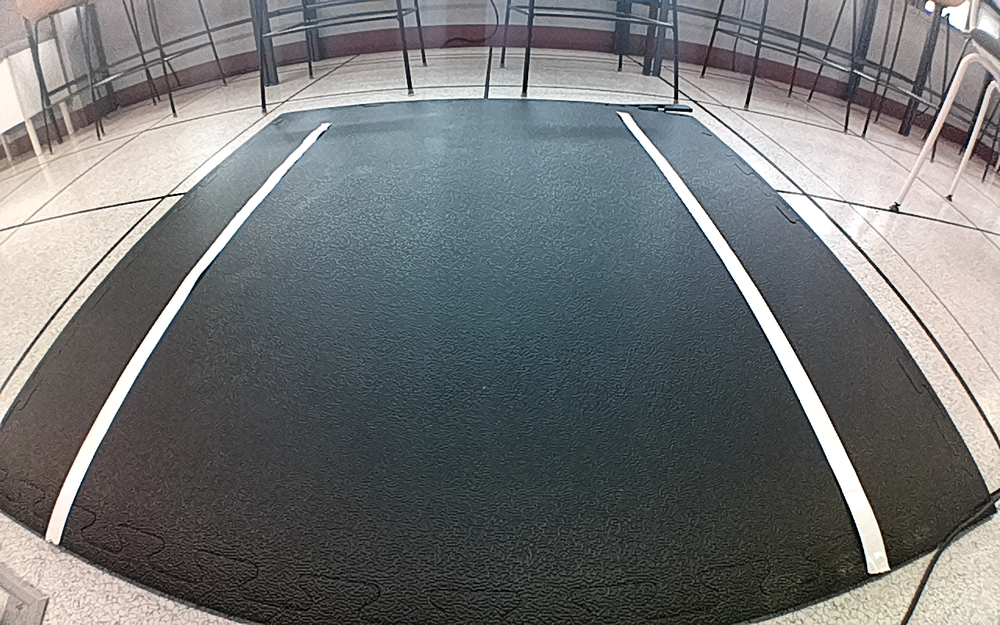
#> input picture f1tenth/function_test/input/front_0008.png, 1000 x 625 px, shrunk from 1280 x 800 before the run; its folder holds only this picture in this run
$ python undistort_image.py   (older library calls are emulated)
#> lines starting #> are read from the running program, lines starting #| are printed output that depends on the picture
#> (reads reference/oak_rgb_calibration.npz from the repository)
import argparse
import time
from pathlib import Path

import numpy as np

try:
    import cv2
except ImportError:
    cv2 = None


def require_opencv():
    if cv2 is None:
        raise SystemExit(
            "OpenCV(cv2)가 필요합니다. ROS/Jetson 환경에서 실행하거나 "
            "`python3 -m pip install opencv-python`으로 설치한 뒤 다시 실행하세요."
        )


BASE_DIR = Path(__file__).resolve().parent
PROJECT_DIR = BASE_DIR.parent
DEFAULT_INPUT = BASE_DIR / "input"
DEFAULT_RESULT_DIR = BASE_DIR / "result"
DEFAULT_CALIB = PROJECT_DIR / "reference" / "oak_rgb_calibration.npz"
IMAGE_EXTENSIONS = {".bmp", ".jpeg", ".jpg", ".png", ".tif", ".tiff", ".webp"}


def read_image(path):
    data = np.fromfile(str(path), dtype=np.uint8)
    image = cv2.imdecode(data, cv2.IMREAD_COLOR)
#> image is the input picture: shape (625, 1000, 3); mean B, G, R 116.6, 115.9, 113.8
    if image is None:
        raise ValueError(f"이미지를 읽을 수 없습니다: {path}")
    return image


def write_image(path, image):
    path.parent.mkdir(parents=True, exist_ok=True)
    ok, encoded = cv2.imencode(path.suffix, image)
    if not ok:
        raise ValueError(f"이미지를 저장할 수 없습니다: {path}")
    encoded.tofile(str(path))


def load_calibration(calib_path):
    if not calib_path.exists():
        raise FileNotFoundError(f"캘리브레이션 파일이 없습니다: {calib_path}")

    data = np.load(calib_path)
    required_keys = {"camera_matrix", "dist_coeffs"}
    missing = required_keys - set(data.files)
    if missing:
        raise KeyError(f"캘리브레이션 파일에 필요한 값이 없습니다: {sorted(missing)}")

    calib_size = None
    if "image_size" in data.files:
        calib_size = tuple(int(v) for v in data["image_size"])

    return {
        "camera_matrix": data["camera_matrix"].astype(np.float64),
        "dist_coeffs": data["dist_coeffs"].astype(np.float64),
        "image_size": calib_size,
    }


def scale_camera_matrix(camera_matrix, calib_size, image_size):
    if calib_size is None or calib_size == image_size:
        return camera_matrix.copy()

    calib_w, calib_h = calib_size
    image_w, image_h = image_size
    sx = image_w / calib_w
    sy = image_h / calib_h

    scaled = camera_matrix.copy()
    scaled[0, :] *= sx
    scaled[1, :] *= sy
    return scaled


class Undistorter:
    def __init__(self, calibration, alpha=1.0, crop_roi=False):
        self.calibration = calibration
        self.alpha = alpha
        self.crop_roi = crop_roi
        self.map_cache = {}

    def get_maps(self, image_size):
        cache_key = (image_size, self.alpha)
        if cache_key in self.map_cache:
            map1, map2, roi = self.map_cache[cache_key]
            return map1, map2, roi, 0.0

        map_start = time.perf_counter()
        camera_matrix = scale_camera_matrix(
            self.calibration["camera_matrix"],
            self.calibration["image_size"],
            image_size,
        )
        dist_coeffs = self.calibration["dist_coeffs"]
        new_camera_matrix, roi = cv2.getOptimalNewCameraMatrix(
            camera_matrix,
            dist_coeffs,
            image_size,
            self.alpha,
            image_size,
        )
        map1, map2 = cv2.initUndistortRectifyMap(
            camera_matrix,
            dist_coeffs,
            None,
            new_camera_matrix,
            image_size,
            cv2.CV_16SC2,
        )
        map_elapsed = time.perf_counter() - map_start
        self.map_cache[cache_key] = (map1, map2, roi)
        return map1, map2, roi, map_elapsed

    def undistort(self, image):
        h, w = image.shape[:2]
#> h = 625; w = 1000
        map1, map2, roi, map_elapsed = self.get_maps((w, h))
#> roi = (0, 84, 999, 447); map_elapsed = 0.00452
        remap_start = time.perf_counter()
        undistorted = cv2.remap(image, map1, map2, cv2.INTER_LINEAR)
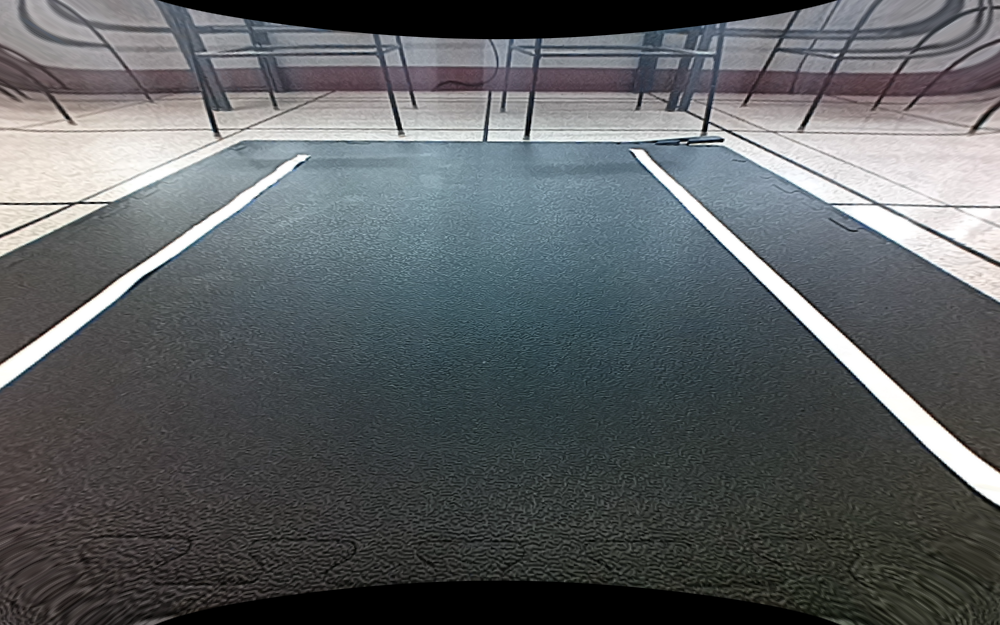
#> undistorted: shape (625, 1000, 3); mean B, G, R 97.7, 95.7, 92.1
        remap_elapsed = time.perf_counter() - remap_start

        if self.crop_roi:
            x, y, rw, rh = roi
            if rw > 0 and rh > 0:
                undistorted = undistorted[y : y + rh, x : x + rw]

        return undistorted, map_elapsed, remap_elapsed


def is_image_file(path):
    return path.is_file() and path.suffix.lower() in IMAGE_EXTENSIONS


def collect_input_images(input_path, recursive=False):
    if input_path.is_file():
        if not is_image_file(input_path):
            raise ValueError(f"지원하지 않는 이미지 확장자입니다: {input_path}")
        return [input_path]

    if not input_path.is_dir():
        raise FileNotFoundError(f"입력 경로가 없습니다: {input_path}")

    iterator = input_path.rglob("*") if recursive else input_path.iterdir()
    return sorted(path for path in iterator if is_image_file(path))


def make_output_path(image_path, input_path, result_dir):
    if input_path.is_dir():
        relative = image_path.relative_to(input_path)
        return result_dir / relative.parent / f"{relative.stem}_undistorted{relative.suffix}"
    return result_dir / f"{image_path.stem}_undistorted{image_path.suffix}"


def parse_args():
    parser = argparse.ArgumentParser(
        description="사진 파일을 oak_rgb_calibration.npz 보정계수로 왜곡 보정합니다."
    )
    parser.add_argument(
        "input",
        nargs="?",
        default=str(DEFAULT_INPUT),
        help="입력 이미지 파일 또는 이미지 폴더. 기본값: function_test/input",
    )
    parser.add_argument(
        "--calib",
        default=str(DEFAULT_CALIB),
        help="캘리브레이션 npz 경로. 기본값: reference/oak_rgb_calibration.npz",
    )
    parser.add_argument(
        "--result-dir",
        default=str(DEFAULT_RESULT_DIR),
        help="결과 저장 폴더. 기본값: function_test/result",
    )
    parser.add_argument(
        "--alpha",
        type=float,
        default=1.0,
        help="0이면 검은 여백을 줄이고, 1이면 원본 시야를 최대한 유지합니다.",
    )
    parser.add_argument(
        "--crop-roi",
        action="store_true",
        help="OpenCV가 계산한 유효 영역만 잘라서 저장합니다.",
    )
    parser.add_argument(
        "--recursive",
        action="store_true",
        help="입력 폴더의 하위 폴더까지 이미지 파일을 찾습니다.",
    )
    return parser.parse_args()


def main():
    args = parse_args()
    require_opencv()

    input_path = Path(args.input).expanduser().resolve()
    calib_path = Path(args.calib).expanduser().resolve()
    result_dir = Path(args.result_dir).expanduser().resolve()

    if not 0.0 <= args.alpha <= 1.0:
        raise ValueError("--alpha는 0.0부터 1.0 사이여야 합니다.")

    calibration = load_calibration(calib_path)
    image_paths = collect_input_images(input_path, recursive=args.recursive)
    if not image_paths:
        raise FileNotFoundError(f"입력 이미지가 없습니다: {input_path}")

    print(f"Calibration: {calib_path}")
    print(f"Input: {input_path}")
    print(f"Result: {result_dir}")
    print(f"Images: {len(image_paths)}")

    undistorter = Undistorter(
        calibration,
        alpha=args.alpha,
        crop_roi=args.crop_roi,
    )
    total_start = time.perf_counter()
    processing_times = []
    timing_totals = {
        "read": 0.0,
        "map": 0.0,
        "undistort": 0.0,
        "write": 0.0,
    }

    for image_path in image_paths:
        image_start = time.perf_counter()
        read_start = time.perf_counter()
        image = read_image(image_path)
        read_elapsed = time.perf_counter() - read_start

        undistorted, map_elapsed, undistort_elapsed = undistorter.undistort(image)
#> map_elapsed = 0.00452; undistort_elapsed = 0.0923

        output_path = make_output_path(image_path, input_path, result_dir)
        write_start = time.perf_counter()
        write_image(output_path, undistorted)
        write_elapsed = time.perf_counter() - write_start

        elapsed = time.perf_counter() - image_start
        processing_times.append(elapsed)
        timing_totals["read"] += read_elapsed
        timing_totals["map"] += map_elapsed
        timing_totals["undistort"] += undistort_elapsed
        timing_totals["write"] += write_elapsed

        print(
            f"Saved: {output_path} "
            f"(total={elapsed * 1000:.1f}ms, "
            f"read={read_elapsed * 1000:.1f}ms, "
            f"map={map_elapsed * 1000:.1f}ms, "
            f"undistort={undistort_elapsed * 1000:.1f}ms, "
            f"write={write_elapsed * 1000:.1f}ms)"
        )
#| Saved: f1tenth/function_test/result/front_0008_undistorted.png (total=285.3ms, read=149.7ms, map=4.5ms, undistort=92.3ms, write=35.6ms)

    total_elapsed = time.perf_counter() - total_start
    avg_elapsed = sum(processing_times) / len(processing_times)
    print()
    print("Processing time")
    print(f"- Total: {total_elapsed:.4f}s")
    print(f"- Average per image: {avg_elapsed:.4f}s ({avg_elapsed * 1000:.1f}ms)")
    print(f"- Average read: {timing_totals['read'] / len(image_paths) * 1000:.1f}ms")
#| - Average read: 149.7ms
    print(f"- Average map build: {timing_totals['map'] / len(image_paths) * 1000:.1f}ms")
#| - Average map build: 4.5ms
    print(f"- Average undistort: {timing_totals['undistort'] / len(image_paths) * 1000:.1f}ms")
#| - Average undistort: 92.3ms
    print(f"- Average write: {timing_totals['write'] / len(image_paths) * 1000:.1f}ms")
#| - Average write: 35.6ms
    print(f"- Cached map resolutions: {len(undistorter.map_cache)}")


if __name__ == "__main__":
    main()
